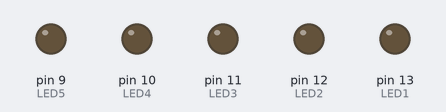
The sketch below on a simulated Arduino Uno, built with avr-gcc and run on an emulated ATmega328P. Parts: output pins drawn as LEDs (lit = HIGH).

Above: at 0.1 s.
At 4.1 s:
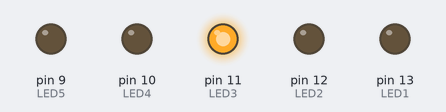
At 9.1 s:
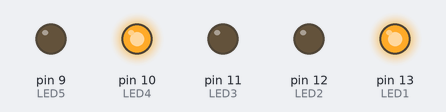
At 19.1 s:
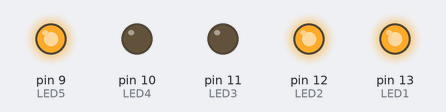
At 29.1 s:
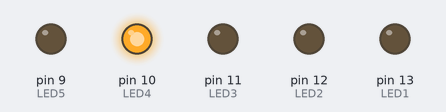
At 39.1 s:
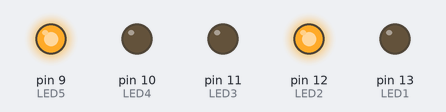
Timing chart, 0 to 40.0 s (numbered marks = the images above):
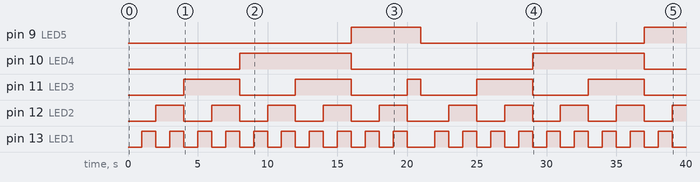

The sketch:

n_meros_binarios1.ino
```cpp
#define LED1 13
#define LED2 12
#define LED3 11
#define LED4 10
#define LED5 9

void setup() {
  pinMode(LED1, OUTPUT);
  pinMode(LED2, OUTPUT);
  pinMode(LED3, OUTPUT);
  pinMode(LED4, OUTPUT);
  pinMode(LED5, OUTPUT);
}

void loop() {

  for (int numero = 0; numero <= 20; numero++) {

    digitalWrite(LED1, (numero >> 0) & 1);
    digitalWrite(LED2, (numero >> 1) & 1);
    digitalWrite(LED3, (numero >> 2) & 1);
    digitalWrite(LED4, (numero >> 3) & 1);
    digitalWrite(LED5, (numero >> 4) & 1);

    delay(1000);
  }

}
```

Measured:
- by itself, pin 9 (LED5): LOW → HIGH at 16.0 s, → LOW 5.0 s later, → HIGH 16.0 s later
- by itself, pin 10 (LED4): alternates HIGH for 8.0 s and LOW for 13.0 s
- by itself, pin 11 (LED3): LOW → HIGH at 4.0 s, → LOW 4.0 s later, → HIGH 4.0 s later, → LOW 4.0 s later, … (10 changes in this stretch)
- by itself, pin 12 (LED2): goes 4 × (HIGH 2.0 s, LOW 2.0 s), HIGH 2.0 s, LOW 3.0 s, 4 × (HIGH 2.0 s, LOW 2.0 s), then HIGH
- by itself, pin 13 (LED1): goes 9 × (HIGH 1.0 s, LOW 1.0 s), HIGH 1.0 s, LOW 2.0 s, 8 × (HIGH 1.0 s, LOW 1.0 s), HIGH 1.0 s, then LOW
